Frame 1 (no input): blank canvas, image omitted
Frame 60 (no input): blank canvas, image omitted
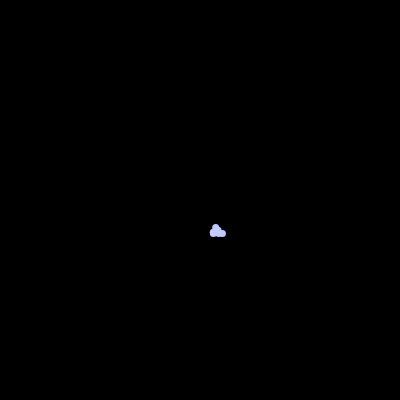
Frame 120 (the mouse pressed at the canvas centre since frame 60)

The p5.js sketch whose frames 1 and 60 were blank and that drew this single picture after the mouse press (run headless with seeded random() and noise() and a simulated clock; from frame 60 on, the mouse is pressed at the canvas centre):

// p5.js sketch
// ── sketch.js
////Final Project 2 ////
////In the second phase of my project, i got the funciton of the firework to actually work, 
////now i just wanted to get more control and see what else i can mess aorund with befoe implemneting a skyline view
//So for this project I wanted to create a fireworks that exploded all in unison, meaning itll have a uniform shape 
//I also wanted to see what I can see how i can adjust the color, which youll see upon explosion
//there is kind of a glow 
///sources used, https://www.youtube.com/watch?v=YPKidHmretc&t=529s
///// https://www.youtube.com/watch?v=CKeyIbT3vXI&t=145s

let fireworks = [];  //creates a new firework when mouse is clicked
let gravity; //universal variable to control the gravity effect on the firework


function setup() 
{
  createCanvas(400, 400);
  gravity = createVector(.01, 0.1); //gravity can change the direction we want the firework to head, altering the values can make it move left or right or faster into ai
}

function draw() 
{
  background(0);
for (let i = fireworks.length - 1; i >= 0; i--)
 {
  fireworks[i].update();  //updates fireworks physics
  fireworks[i].display();

if (fireworks[i].execute)
  {
  fireworks.splice(i,1); //removes firework from array to help run code more smoothly ( referenced from video)
  }
 }  
}

function mousePressed()
{
  fireworks.push(new Firework(mouseX, height));
}

function keyPressed()
{
  if (key === 'a' || key == 'A')
  {
    fireworks.push(new Firework(random(width), height, true));
  }
}

class Firework
{
  constructor(x,y, uniform = false)
  {
    this.pos = createVector(x,y);
    this.vel = createVector(0, random(-5, -8)); // this allows the height to be changed whenever a firework explodes(velocity=speed)
    this.exploded = false;  // define exploded to essentially initiate the action of explosion, tells us whether or not it has actually exploded or not
    this.particles = [];
    this.execute = false;
    this.uniform = uniform; //this ill determine the explosion style
    let r = random([255, random(180, 255)]);
    let g = random([255, random(180, 255)]);
    let b = random([255, random(180, 255)]);
    this.color = color(r, g, b); // we wanne use bright colors and random so we use an array to hold those values and 255 to get those colors
  }

  update() //takes the velocity and adds it to the position
  {
    if (this.exploded === false)
    {
      this.vel.add(gravity);  //adds gravtity to velocity
      this.pos.add(this.vel); //adds velocity to inital position
      
      if(this.vel.y >= 0 || this.pos.y <= height * 0.25)  //we want the height of the fireworks to not pass no more than or equal to 1/4 of the canvas height
      {
        this.exploded = true;
        this.explode();
      }
    }  

      for (let i = this.particles.length - 1; i >= 0; i--)
      {
        this.particles[i].update();
        if (this.particles[i].fade <= 0)
        {
          this.particles.splice(i, 1);
        }
      }
      if (this.exploded && this.particles.length === 0) 
      {
        this.execute = true;
      }
  }
//this explode function gives it its shape (circle 2pi)
  explode()
  {
    if (this.uniform)
    {
      for (let i = 0; i < 22; i++)
      {
        let angle = map(i, 0, 22, 0, TWO_PI); //spreads the particles in a circle shape evenly
        this.particles.push(new Explosion(this.pos.x, this.pos.y, angle, this.color, true));
      }
    }
    else
    {
    for (let i = 0; i < 6; i++)
      {
        let angle = random(TWO_PI); //this will spread the particles in a circle but a random angle making them jsut scatter
        this.particles.push(new Explosion(this.pos.x, this.pos.y, angle, this.color, false));
      }
    }
  }

  display()
  {
    if (this.exploded === false)
    {
      stroke(this.color);
      drawingContext.shadowBlur = 150; //this is the glow effect
      drawingContext.shadowColor = this.color;
      strokeWeight(7);
      point(this.pos.x, this.pos.y);   
    }
      for (let i = 0; i < this.particles.length; i++)//checks to make sure all particles are faded out to know the firework is finished
      {
        this.particles[i].display(); //tell the code to display the particles
      }
  } 
}  

class Explosion  // will give the explosion of particles initial speed and direction
{
  constructor(x, y, angle, col, uniform = false)
  {
    this.pos = createVector (x,y);
    let speed; 
    if (uniform)
    {
      speed = 2;
    } 
    else
    {
      speed = random(0.5, 3);
    }
    
    // let speed = random(.5,3);
    this.vel = createVector(cos(angle) * speed, sin(angle) * speed);
    this.fade = 255;
    this.color = col;
  }

  update()
  {
    // this.vel.add(gravity);
    this.pos.add(this.vel);
    this.fade -= 3; //this will set the timer for the overall visibility in which the firework will fadeout
  }

  display()
  {
    drawingContext.shadowBlur = 150;
    drawingContext.shadowColor = color(this.color.levels[0], this.color.levels[1], this.color.levels[2], this.fade);
    stroke(this.color.levels[0], this.color.levels[1], this.color.levels[2], this.fade);
    strokeWeight(7);
    point(this.pos.x, this.pos.y)
  }
}
